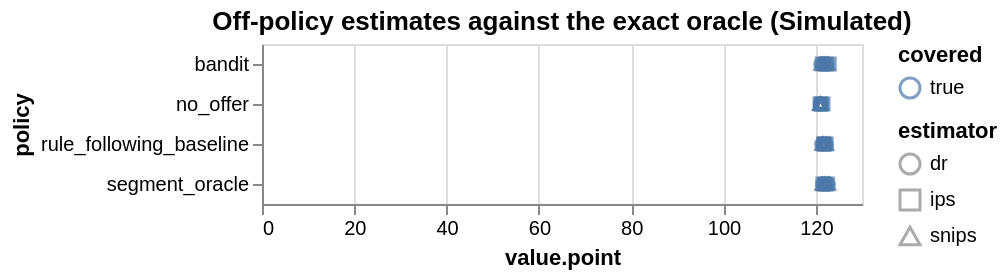

This figure's Vega-Lite source:
### Vega-Lite specification from a JSON file in a GitHub repository (floating-point values rounded to 4 significant figures)
{"$schema": "https://vega.github.io/schema/vega-lite/v5.json", "data": {"values": [{"covered": true, "effective_sample_size": 52230.0, "estimator": "ips", "oracle": 121.0, "policy": "no_offer", "value": {"hi": 122.5, "lo": 120.6, "point": 121.6}, "variant": "conservative"}, {"covered": true, "effective_sample_size": 52230.0, "estimator": "snips", "oracle": 121.0, "policy": "no_offer", "value": {"hi": 121.3, "lo": 120.6, "point": 121.0}, "variant": "conservative"}, {"covered": true, "effective_sample_size": 52230.0, "estimator": "dr", "oracle": 121.0, "policy": "no_offer", "value": {"hi": 121.3, "lo": 120.7, "point": 121.0}, "variant": "conservative"}, {"covered": true, "effective_sample_size": 52080.0, "estimator": "ips", "oracle": 121.1, "policy": "rule_following_baseline", "value": {"hi": 122.6, "lo": 120.8, "point": 121.7}, "variant": "conservative"}, {"covered": true, "effective_sample_size": 52080.0, "estimator": "snips", "oracle": 121.1, "policy": "rule_following_baseline", "value": {"hi": 121.7, "lo": 121.1, "point": 121.4}, "variant": "conservative"}, {"covered": true, "effective_sample_size": 52080.0, "estimator": "dr", "oracle": 121.1, "policy": "rule_following_baseline", "value": {"hi": 121.5, "lo": 121.0, "point": 121.2}, "variant": "conservative"}, {"covered": true, "effective_sample_size": 52010.0, "estimator": "ips", "oracle": 121.4, "policy": "segment_oracle", "value": {"hi": 122.5, "lo": 120.5, "point": 121.5}, "variant": "conservative"}, {"covered": true, "effective_sample_size": 52010.0, "estimator": "snips", "oracle": 121.4, "policy": "segment_oracle", "value": {"hi": 121.7, "lo": 121.1, "point": 121.4}, "variant": "conservative"}, {"covered": true, "effective_sample_size": 52010.0, "estimator": "dr", "oracle": 121.4, "policy": "segment_oracle", "value": {"hi": 121.7, "lo": 121.2, "point": 121.4}, "variant": "conservative"}, {"covered": true, "effective_sample_size": 54640.0, "estimator": "ips", "oracle": 121.1, "policy": "bandit", "value": {"hi": 122.3, "lo": 120.5, "point": 121.4}, "variant": "conservative"}, {"covered": true, "effective_sample_size": 54640.0, "estimator": "snips", "oracle": 121.1, "policy": "bandit", "value": {"hi": 121.5, "lo": 120.8, "point": 121.1}, "variant": "conservative"}, {"covered": true, "effective_sample_size": 54640.0, "estimator": "dr", "oracle": 121.1, "policy": "bandit", "value": {"hi": 121.3, "lo": 120.8, "point": 121.0}, "variant": "conservative"}, {"covered": true, "effective_sample_size": 52070.0, "estimator": "ips", "oracle": 121.0, "policy": "no_offer", "value": {"hi": 122.1, "lo": 120.2, "point": 121.2}, "variant": "central"}, {"covered": true, "effective_sample_size": 52070.0, "estimator": "snips", "oracle": 121.0, "policy": "no_offer", "value": {"hi": 121.3, "lo": 120.6, "point": 120.9}, "variant": "central"}, {"covered": true, "effective_sample_size": 52070.0, "estimator": "dr", "oracle": 121.0, "policy": "no_offer", "value": {"hi": 121.2, "lo": 120.7, "point": 121.0}, "variant": "central"}, {"covered": true, "effective_sample_size": 52050.0, "estimator": "ips", "oracle": 121.5, "policy": "rule_following_baseline", "value": {"hi": 122.7, "lo": 120.8, "point": 121.8}, "variant": "central"}, {"covered": true, "effective_sample_size": 52050.0, "estimator": "snips", "oracle": 121.5, "policy": "rule_following_baseline", "value": {"hi": 121.9, "lo": 121.2, "point": 121.6}, "variant": "central"}, {"covered": true, "effective_sample_size": 52050.0, "estimator": "dr", "oracle": 121.5, "policy": "rule_following_baseline", "value": {"hi": 121.8, "lo": 121.3, "point": 121.6}, "variant": "central"}, {"covered": true, "effective_sample_size": 51950.0, "estimator": "ips", "oracle": 121.9, "policy": "segment_oracle", "value": {"hi": 122.9, "lo": 121.0, "point": 121.9}, "variant": "central"}, {"covered": true, "effective_sample_size": 51950.0, "estimator": "snips", "oracle": 121.9, "policy": "segment_oracle", "value": {"hi": 122.3, "lo": 121.6, "point": 121.9}, "variant": "central"}, {"covered": true, "effective_sample_size": 51950.0, "estimator": "dr", "oracle": 121.9, "policy": "segment_oracle", "value": {"hi": 122.2, "lo": 121.7, "point": 122.0}, "variant": "central"}, {"covered": true, "effective_sample_size": 54060.0, "estimator": "ips", "oracle": 121.6, "policy": "bandit", "value": {"hi": 123.1, "lo": 121.3, "point": 122.2}, "variant": "central"}, {"covered": true, "effective_sample_size": 54060.0, "estimator": "snips", "oracle": 121.6, "policy": "bandit", "value": {"hi": 122.1, "lo": 121.5, "point": 121.8}, "variant": "central"}, {"covered": true, "effective_sample_size": 54060.0, "estimator": "dr", "oracle": 121.6, "policy": "bandit", "value": {"hi": 121.9, "lo": 121.4, "point": 121.7}, "variant": "central"}, {"covered": true, "effective_sample_size": 51900.0, "estimator": "ips", "oracle": 121.0, "policy": "no_offer", "value": {"hi": 121.9, "lo": 120.0, "point": 120.9}, "variant": "optimistic"}, {"covered": true, "effective_sample_size": 51900.0, "estimator": "snips", "oracle": 121.0, "policy": "no_offer", "value": {"hi": 121.4, "lo": 120.7, "point": 121.0}, "variant": "optimistic"}, {"covered": true, "effective_sample_size": 51900.0, "estimator": "dr", "oracle": 121.0, "policy": "no_offer", "value": {"hi": 121.3, "lo": 120.8, "point": 121.1}, "variant": "optimistic"}, {"covered": true, "effective_sample_size": 51990.0, "estimator": "ips", "oracle": 122.1, "policy": "rule_following_baseline", "value": {"hi": 123.2, "lo": 121.3, "point": 122.2}, "variant": "optimistic"}, {"covered": true, "effective_sample_size": 51990.0, "estimator": "snips", "oracle": 122.1, "policy": "rule_following_baseline", "value": {"hi": 122.6, "lo": 121.9, "point": 122.2}, "variant": "optimistic"}, {"covered": true, "effective_sample_size": 51990.0, "estimator": "dr", "oracle": 122.1, "policy": "rule_following_baseline", "value": {"hi": 122.5, "lo": 122.0, "point": 122.3}, "variant": "optimistic"}, {"covered": true, "effective_sample_size": 51890.0, "estimator": "ips", "oracle": 122.6, "policy": "segment_oracle", "value": {"hi": 123.4, "lo": 121.5, "point": 122.5}, "variant": "optimistic"}, {"covered": true, "effective_sample_size": 51890.0, "estimator": "snips", "oracle": 122.6, "policy": "segment_oracle", "value": {"hi": 123.0, "lo": 122.4, "point": 122.7}, "variant": "optimistic"}, {"covered": true, "effective_sample_size": 51890.0, "estimator": "dr", "oracle": 122.6, "policy": "segment_oracle", "value": {"hi": 123.0, "lo": 122.5, "point": 122.7}, "variant": "optimistic"}, {"covered": true, "effective_sample_size": 53930.0, "estimator": "ips", "oracle": 122.3, "policy": "bandit", "value": {"hi": 123.9, "lo": 122.0, "point": 122.9}, "variant": "optimistic"}, {"covered": true, "effective_sample_size": 53930.0, "estimator": "snips", "oracle": 122.3, "policy": "bandit", "value": {"hi": 122.8, "lo": 122.2, "point": 122.5}, "variant": "optimistic"}, {"covered": true, "effective_sample_size": 53930.0, "estimator": "dr", "oracle": 122.3, "policy": "bandit", "value": {"hi": 122.7, "lo": 122.2, "point": 122.5}, "variant": "optimistic"}]}, "encoding": {"color": {"field": "covered"}, "shape": {"field": "estimator"}, "x": {"field": "value.point", "type": "quantitative"}, "y": {"field": "policy"}}, "mark": "point", "title": "Off-policy estimates against the exact oracle (Simulated)"}
